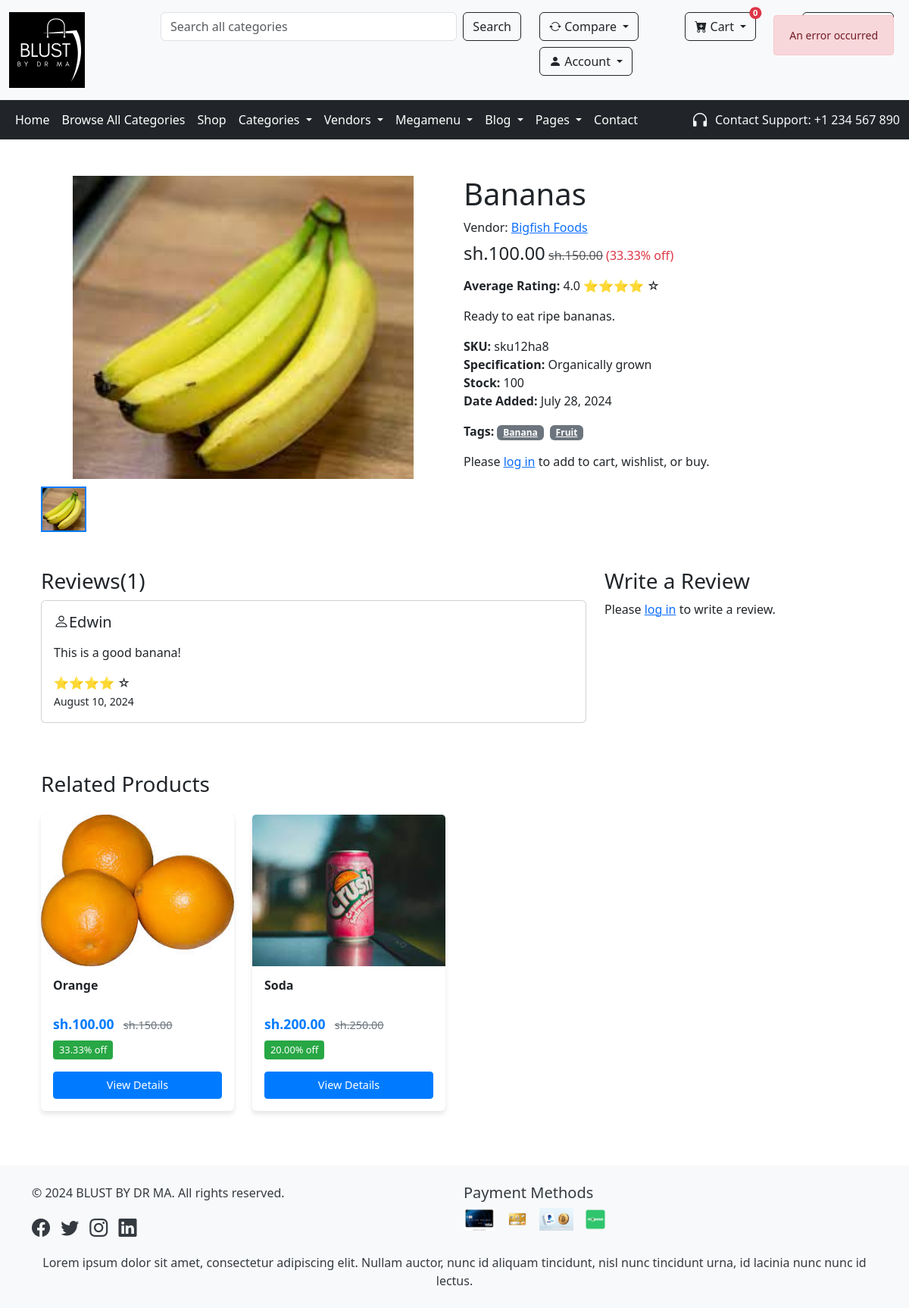
The app's page /product/plwn6hqhog/ with its own data.
### core/models.py (models this page shows, shortened)
class Product(models.Model):
    pid = ShortUUIDField(unique=True, length=10, max_length=20, alphabet="abcdefghijklmnopqrstuvwxyz1234567890")
    product_title = models.CharField(max_length=255, unique=True, default="My product")
    product_image = models.ImageField(upload_to=user_directory_path, default="product.jpg")
    stock_amount = models.IntegerField(default=1, validators=[MinValueValidator(0)])
    description = HTMLField(max_length=3067, null=True, blank=True, default="This is the product")
    discounted_price = models.DecimalField(max_digits=12, decimal_places=2, default="1.99", validators=[MinValueValidator(0)])
    normal_price = models.DecimalField(max_digits=12, decimal_places=2, default="2.99", validators=[MinValueValidator(0)])
    specification = models.CharField(max_length=255, default="Organic")
    product_status = models.CharField(choices=STATUS, max_length=255, default="in review")
    is_published = models.BooleanField(default=False)
    in_stock = models.BooleanField(default=True)
    featured = models.BooleanField(default=False)
    digital_product = models.BooleanField(default=False)
    tags = models.ManyToManyField(Tags, blank=True)
    sku = ShortUUIDField(unique=True, length=5, max_length=10, prefix="sku", alphabet="abcdefghijklmnopqrstuvwxyz1234567890")
    date_added = models.DateTimeField(default=timezone.now)
    updated = models.DateTimeField(default=timezone.now, blank=True, null=True)
    total_stock = models.PositiveIntegerField(default=0, validators=[MinValueValidator(0)])
    available_stock = models.PositiveIntegerField(default=0, validators=[MinValueValidator(0)])
    sold_count = models.PositiveIntegerField(default=0, validators=[MinValueValidator(0)])
    last_sold_date = models.DateTimeField(null=True, blank=True)
    total_revenue = models.DecimalField(max_digits=12, decimal_places=2, default=0, validators=[MinValueValidator(0)])
    low_stock_threshold = models.PositiveIntegerField(default=10, validators=[MinValueValidator(0)])
    is_low_stock = models.BooleanField(default=False)
    user = models.ForeignKey(User, on_delete=models.SET_NULL, null=True)
    category = models.ForeignKey(Category, on_delete=models.PROTECT)
    subcategory = models.ForeignKey(Subcategory, on_delete=models.SET_NULL, null=True)
    vendor = models.ForeignKey(Vendor, on_delete=models.CASCADE, related_name='products')
    class Meta:
        verbose_name_plural = "Products"
    def get_percent_discount(self):
        if self.normal_price and self.discounted_price:
            if self.normal_price > 0:
                discount = ((self.normal_price - self.discounted_price) / self.normal_price) * 100
                return round(discount, 2)
        return Decimal('0.00')

class Vendor(models.Model):
    vid = ShortUUIDField(unique=True, length=10, max_length=20, prefix="ven", alphabet="abcdefghijklmnopqrstuvwxyz1234567890")
    vendor_title = models.CharField(max_length=255, unique=True, default="BLUST BY DR MA")
    vendor_image = models.ImageField(upload_to=user_directory_path, default="vendor.jpg")
    description = HTMLField(max_length=3067, null=True, blank=True, default="My vending shop")
    vendor_adress = models.CharField(max_length=255, default="123 Main Street")
    vendor_contact = models.CharField(max_length=255, default="+123 (456) (890)")
    vendor_chat_resp_time = models.CharField(max_length=255, default="100")
    shipping_on_time = models.CharField(max_length=255, default="100")
    authentic_rating = models.CharField(max_length=255, default="100")
    days_return = models.CharField(max_length=255, default="100")
    warranty_period = models.CharField(max_length=255, default="100")
    rating = models.DecimalField(max_digits=3, decimal_places=2, default=0, validators=[MinValueValidator(0)])
    status = models.CharField(max_length=20, choices=[('active', 'Active'), ('inactive', 'Inactive'), ('suspended', 'Suspended')], default='active')
    user = models.ForeignKey(User, on_delete=models.SET_NULL, null=True)
    class Meta:
        verbose_name_plural = "Vendors"
    @property
    def rating(self):
        average_rating = self.reviews.aggregate(Avg('rating'))['rating__avg']
        return round(average_rating, 2) if average_rating else 0

class Tags(models.Model):
    name = models.CharField(max_length=100, unique=True)
    slug = models.SlugField(unique=True)
    class Meta:
        verbose_name_plural = "Tags"

class ProductReview(models.Model):
    rid = ShortUUIDField(unique=True, length=10, max_length=20, prefix="prv", alphabet="abcdefghijklmnopqrstuvwxyz1234567890")
    product = models.ForeignKey(Product, related_name='reviews', on_delete=models.CASCADE)
    user = models.ForeignKey(User, related_name='product_reviews', on_delete=models.CASCADE)
    review_text = HTMLField(max_length=3067)
    rating = models.IntegerField(choices=RATING, validators=[MinValueValidator(0)])
    created_at = models.DateTimeField(auto_now_add=True)
    updated_at = models.DateTimeField(auto_now=True)
    class Meta:
        verbose_name_plural = "Product reviews"
        unique_together = ('product', 'user')

### userauths/models.py (models this page shows, shortened)
class User(AbstractUser):
    email= models.EmailField(unique=True)
    username= models.CharField(max_length=100)
    USERNAME_FIELD= "email"
    REQUIRED_FIELDS= ["username"]

### core/views.py (the view)
# urls.py: path('product/<str:pid>/', views.product_detail, name='product-detail'),
def product_detail(request, pid):
    product = get_object_or_404(Product, pid=pid)
    related_products = Product.objects.filter(category=product.category).exclude(pid=pid)[:4]
    tags = product.tags.all()
    reviews = product.reviews.all().order_by('-created_at')
    average_rating = reviews.aggregate(Avg('rating'))['rating__avg']
    user_review = None
    if request.user.is_authenticated:
        user_review = ProductReview.objects.filter(user=request.user, product=product).first()
    if request.method == 'POST' and request.user.is_authenticated:
        if not user_review:
            review_form = ProductReviewForm(request.POST)
            if review_form.is_valid():
                review = review_form.save(commit=False)
                review.user = request.user
                review.product = product
                review.save()
                messages.success(request, "Your review has been submitted.")
                return redirect('core:product-detail', pid=pid)
        else:
            messages.error(request, "You have already reviewed this product.")
    else:
        review_form = ProductReviewForm()
    context = {
        'product': product,
        'related_products': related_products,
        'tags': tags,
        'reviews': reviews,
        'average_rating': average_rating,
        'review_form': review_form,
        'user_review': user_review,
    }
    return render(request, 'core/product-detail.html', context)

### templates/core/product-detail.html (shortened to what this page needs)
{% extends 'partials/base.html' %}
{% load static %}
{% load humanize %}
{%block extra-css%}
    <link rel="stylesheet" href="{% static 'assets/css/product-detail.css' %}">
{%endblock extra-css%}
{% block content %}
<div class="container mt-5">
    <div class="row">
        <div class="col-md-6">
            <div class="product-images">
              <div class="main-image-container">
                <img src="{{ product.product_image.url }}" alt="{{ product.product_title }}" id="main-image" class="main-image">
              </div>
              <div class="thumbnails-container">
                <div class="thumbnails">
                  <img src="{{ product.product_image.url }}" alt="{{ product.product_title }}" class="thumbnail active" data-src="{{ product.product_image.url }}">
                </div>
              </div>
            </div>
        </div>
        <div class="col-md-6">
            <h1>{{ product.product_title }}</h1>
            <p class="mb-2">
                Vendor: <a href="{% url 'core:vendor-detail' product.vendor.vid %}">{{ product.vendor.vendor_title }}</a>
              </p>
            <div class="mb-3">
                <span class="h4">sh.{{ product.discounted_price|intcomma }}</span>
                {% if product.normal_price > product.discounted_price %}
                    <span class="text-muted"><del>sh.{{ product.normal_price|intcomma }}</del></span>
                    <span class="text-danger">({{ product.get_percent_discount|intcomma }}% off)</span>
                {% endif %}
            </div>
            <div class="mb-3">
                <strong>Average Rating:</strong>
                {% if average_rating %}
                    {{ average_rating|floatformat:1 }}
                    {% with ''|center:average_rating|stringformat:'s' as stars %}
                        {% for _ in stars %}⭐{% endfor %}
                    {% endwith %}
                    {% with ''|center:5|stringformat:'s' as empty_stars %}
                        {% for _ in empty_stars %}{% if forloop.counter > average_rating %}☆{% endif %}{% endfor %}
                    {% endwith %}
                {% else %}
                    No ratings yet
                {% endif %}
            </div>
            <p>{{ product.description }}</p>
            <ul class="list-unstyled">
                <li><strong>SKU:</strong> {{ product.sku }}</li>
                <li><strong>Specification:</strong> {{ product.specification }}</li>
                <li><strong>Stock:</strong> {{ product.available_stock }}</li>
                <li><strong>Date Added:</strong> {{ product.date_added|date:"F d, Y" }}</li>
            </ul>
            <div class="mb-3">
                <strong>Tags:</strong>
                {% for tag in product.tags.all %}
                    <a href="{% url 'core:tag-products' tag.slug %}" class="badge bg-secondary me-1">{{ tag.name }}</a>
                {% endfor %}
            </div>
            {% if user.is_authenticated %}
            <div class="add-to-cart-container mb-3">
                <div class="input-group">
                    <input type="number" class="form-control quantity-input" value="1" min="1" max="{{ product.available_stock }}">
                    <button class="btn btn-primary add-to-cart"
                            data-product-id="{{ product.pid }}"
                            data-product-name="{{ product.product_title }}"
                            data-product-price="{{ product.discounted_price|floatformat:2 }}">
                        Add to Cart
                    </button>
                </div>
                <small class="text-muted">Available stock: {{ product.available_stock }}</small>
            </div>
            <button class="btn btn-outline-secondary add-to-wishlist" data-product-id="{{ product.pid }}">Add to Wishlist</button>
            <a href="{% url 'core:buy-now' product.pid %}" class="btn btn-success">Buy Now</a>
        {% else %}
            <p>Please <a href="{% url 'userauths:sign-in' %}">log in</a> to add to cart, wishlist, or buy.</p>
        {% endif %}
        </div>
    </div>
    <div class="row mt-5">
        <div class="col-md-8">
            <h3>Reviews({{reviews.count}})</h3>
            {% for review in reviews %}
                <div class="card mb-3">
                    <div class="card-body">
                        <h5 class="card-title"><i class="bi bi-person"></i>{{ review.user.username|title }}</h5>
                        <p>{{ review.review_text|safe }}</p>
                        <div>
                            {% with ''|center:review.rating as stars %}
                                {% for _ in stars %}⭐{% endfor %}
                            {% endwith %}
                            {% with ''|center:5|stringformat:'s' as empty_stars %}
                                {% for _ in empty_stars %}{% if forloop.counter > review.rating %}☆{% endif %}{% endfor %}
                            {% endwith %}
                        </div>
                        <small>{{ review.created_at|date:"F d, Y" }}</small>
                    </div>
                </div>
            {% empty %}
                <p>No reviews yet. Be the first to review this product!</p>
            {% endfor %}
        </div>
        <div class="col-md-4">
            <h3>Write a Review</h3>
            {% if user.is_authenticated %}
                {% if not user_review %}
                    <form action="#" method="post">
                        {% csrf_token %}
                        {{ review_form.review_text.label_tag }}
                        {{ review_form.review_text }}
                        {{ review_form.rating.label_tag }}
                        {{ review_form.rating }}
                        <button type="submit" class="btn btn-primary mt-3">Submit Review</button>
                    </form>
                {% else %}
                    <p>You have already reviewed this product.</p>
                    <div class="card">
                        <div class="card-body">
                            <h5 class="card-title">Your Review</h5>
                            <p>{{ user_review.review_text|safe }}</p>
                            <div>
                                {% with ''|center:user_review.rating as stars %}
                                    {% for _ in stars %}⭐{% endfor %}
                                {% endwith %}
                                {% with ''|center:5|stringformat:'s' as empty_stars %}
                                    {% for _ in empty_stars %}{% if forloop.counter > user_review.rating %}☆{% endif %}{% endfor %}
                                {% endwith %}
                            </div>
                            <small>{{ user_review.created_at|date:"F d, Y" }}</small>
                        </div>
                    </div>
                {% endif %}
            {% else %}
                <p>Please <a href="{% url 'userauths:sign-in' %}">log in</a> to write a review.</p>
            {% endif %}
        </div>
    </div>
    <div class="row mt-5">
        <h3 class="mb-4">Related Products</h3>
        {% for related_product in related_products %}
        <div class="col-6 col-md-3 mb-4">
            <div class="card h-100 product-card">
                <div class="card-img-container">
                    {% if related_product.product_image %}
                    <img src="{{ related_product.product_image.url }}" class="card-img-top" alt="{{ related_product.product_title }}">
                    {% endif %}
                </div>
                <div class="card-body d-flex flex-column">
                    <h5 class="card-title">{{ related_product.product_title }}</h5>
                    <div class="price-container mt-auto">
                        {% if related_product.discounted_price < related_product.normal_price %}
                        <p class="card-text mb-2">
                            <span class="current-price">sh.{{ related_product.discounted_price|intcomma }}</span>
                            <small class="original-price"><s>sh.{{ related_product.normal_price|intcomma }}</s></small>
                        </p>
                        <span class="discount-badge">{{ related_product.get_percent_discount }}% off</span>
                        {% else %}
                        <p class="card-text mb-2">
                            <span class="current-price">sh.{{ related_product.normal_price|intcomma }}</span>
                        </p>
                        {% endif %}
                    </div>
                    <a href="{% url 'core:product-detail' related_product.pid %}" class="btn btn-primary mt-2">View Details</a>
                </div>
            </div>
        </div>
        {% endfor %}
    </div>
</div>
{% endblock %}

### records on screen
Product: product_image (picture), product_title "Bananas", vendor.vendor_title "Bigfish Foods", discounted_price "100.00", normal_price "150.00", get_percent_discount "33.33", description "Ready to eat ripe bananas.", sku "sku12ha8", specification "Organically grown", available_stock "100", date_added "July 28, 2024"
Tags: name "Banana"
Tags: name "Fruit"
ProductReview: user.username "Edwin", review_text "This is a good banana!", created_at "August 10, 2024"
Product: product_image (picture), product_title "Orange", discounted_price "100.00", normal_price "150.00", get_percent_discount "33.33"
Product: product_image (picture), product_title "Soda", discounted_price "200.00", normal_price "250.00", get_percent_discount "20.00"

### other values on screen
{{ average_rating|floatformat:1 }} "4.0"
{{ reviews.count }} "1"
